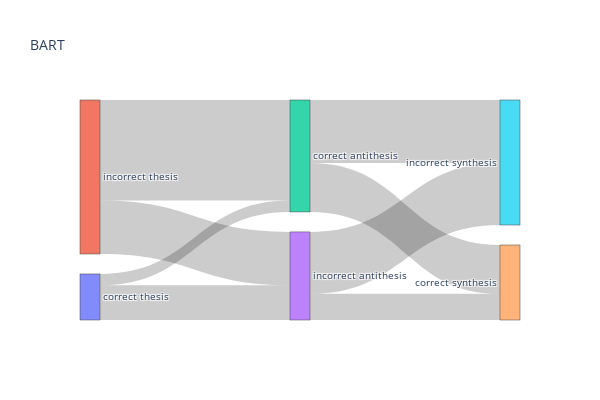

Here is the notebook cell this chart was saved with:
### Code cell
import plotly.graph_objects as go

label_list = ['correct thesis', 'incorrect thesis', 'correct antithesis', 'incorrect antithesis', 'correct synthesis', 'incorrect synthesis']
# correct thesis: 0, incorrect thesis: 1, correct antithesis: 2, incorrect antithesis: 3, correct synthesis: 4, incorrect synthesis: 5
source = [0, 0, 1, 1, 2, 2, 3, 3]
target = [2, 3, 2, 3, 4, 5, 4, 5]
count = [20, 61, 177, 94, 86, 111, 46, 109]


fig = go.Figure(data=[go.Sankey(
    node = {"label": label_list},
    link = {"source": source, "target": target, "value": count}
    )])

fig.update_layout(title_text="BART", font_size=10, width=600, height=400)

fig.show()

### Figure 1 — Plotly figure (JSON) as saved in the notebook; plotly's stock layout.template omitted (floating-point values rounded to 4 significant figures)
{"data": [{"link": {"source": [0, 0, 1, 1, 2, 2, 3, 3], "target": [2, 3, 2, 3, 4, 5, 4, 5], "value": [20, 61, 177, 94, 86, 111, 46, 109]}, "node": {"label": ["correct thesis", "incorrect thesis", "correct antithesis", "incorrect antithesis", "correct synthesis", "incorrect synthesis"]}, "type": "sankey"}], "layout": {"font": {"size": 10}, "height": 400, "title": {"text": "BART"}, "width": 600}}
